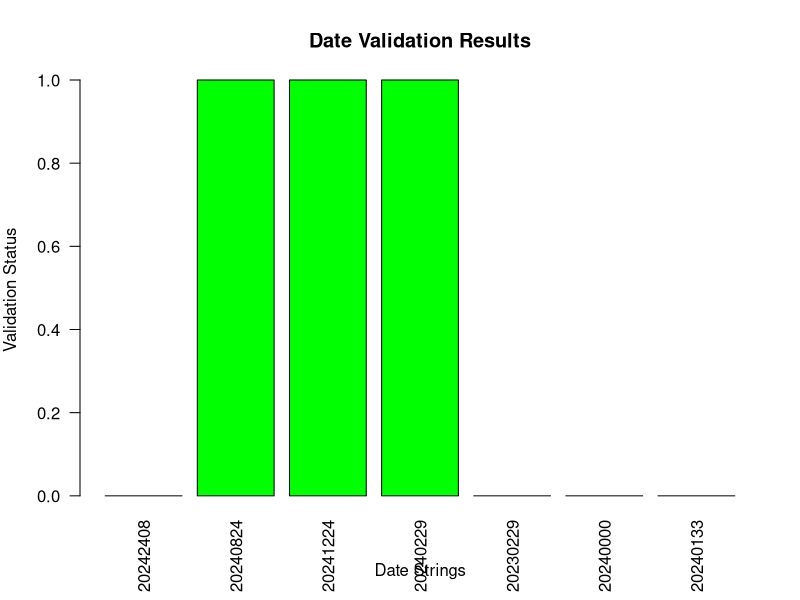
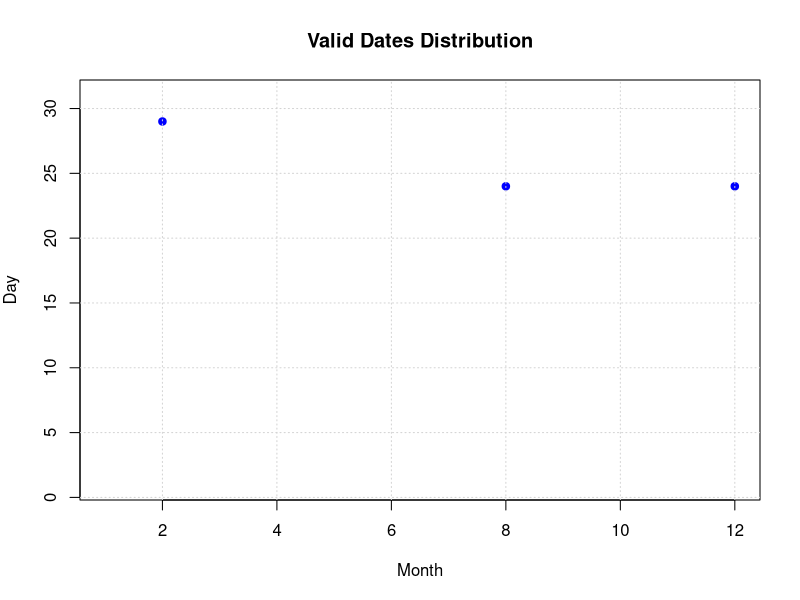
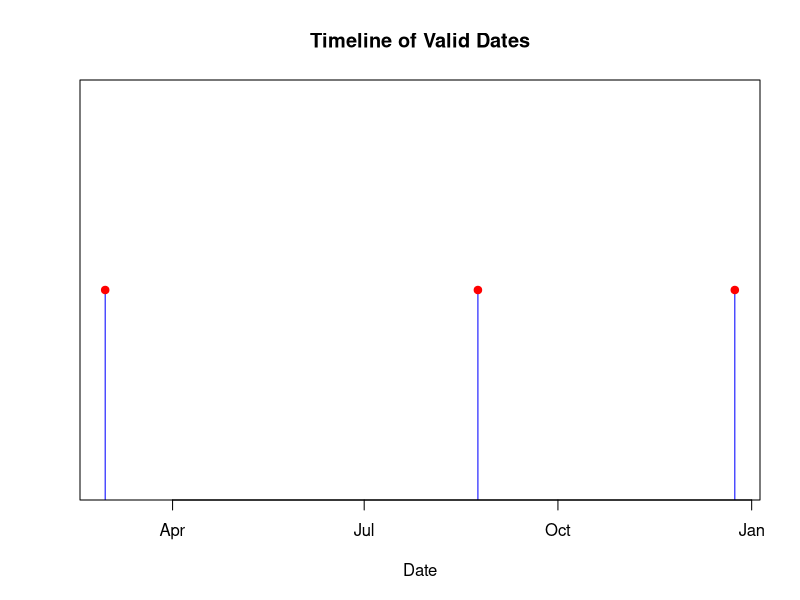

These charts were generated, in order, by the following R code:
#!/usr/bin/env Rscript

# Function to validate dates
validate_date <- function(date_str) {
  tryCatch({
    # Parse the date string (assuming YYYYMMDD format)
    year <- as.numeric(substr(date_str, 1, 4))
    month <- as.numeric(substr(date_str, 5, 6))
    day <- as.numeric(substr(date_str, 7, 8))
    
    # Create date object
    date <- as.Date(paste(year, month, day, sep = "-"))
    return(list(valid = TRUE, date = date))
  }, error = function(e) {
    return(list(valid = FALSE, date = NULL))
  })
}

# Test dates
test_dates <- c(
  "20242408",  # Specific date (YYYYMMDD)
  "20240824",  # Standard format (YYYYMMDD)
  "20241224",  # December 24, 2024
  "20240229",  # Leap year date
  "20230229",  # Invalid date (not a leap year)
  "20240000",  # Invalid date
  "20240133"   # Invalid date
)

# Create results data frame
results <- data.frame(
  date_str = test_dates,
  valid = logical(length(test_dates)),
  parsed_date = as.Date(character(length(test_dates)))
)

# Test each date
for (i in seq_along(test_dates)) {
  result <- validate_date(test_dates[i])
  results$valid[i] <- result$valid
  if (result$valid) {
    results$parsed_date[i] <- result$date
  }
}

# Print results
cat("Testing date validation:\n")
cat("=======================\n\n")
for (i in seq_along(test_dates)) {
  cat(sprintf("Testing date: %s\n", test_dates[i]))
  if (results$valid[i]) {
    cat(sprintf("  Valid: YES\n"))
    cat(sprintf("  Parsed as: %s\n", format(results$parsed_date[i], "%Y-%m-%d")))
  } else {
    cat("  Valid: NO\n")
    cat("  Error: Invalid date\n")
  }
  cat("\n")
}

# Create visualizations
# 1. Bar plot of validation results
png("date_validation_results.png", width = 800, height = 600)
par(mar = c(5, 4, 4, 2))
barplot(
  height = as.numeric(results$valid),
  names.arg = results$date_str,
  col = ifelse(results$valid, "green", "red"),
  main = "Date Validation Results",
  xlab = "Date Strings",
  ylab = "Validation Status",
  las = 2
)
dev.off()

# 2. Calendar heatmap of valid dates
if (any(results$valid)) {
  library(lubridate)
  valid_dates <- results$parsed_date[results$valid]
  
  # Create a data frame with year, month, and day
  date_df <- data.frame(
    date = valid_dates,
    year = year(valid_dates),
    month = month(valid_dates),
    day = day(valid_dates)
  )
  
  # Create a heatmap
  png("date_heatmap.png", width = 800, height = 600)
  par(mar = c(5, 4, 4, 2))
  plot(
    date_df$month,
    date_df$day,
    pch = 19,
    col = "blue",
    main = "Valid Dates Distribution",
    xlab = "Month",
    ylab = "Day",
    xlim = c(1, 12),
    ylim = c(1, 31)
  )
  grid()
  dev.off()
  
  # 3. Timeline plot
  png("date_timeline.png", width = 800, height = 400)
  par(mar = c(5, 4, 4, 2))
  plot(
    valid_dates,
    rep(1, length(valid_dates)),
    type = "h",
    col = "blue",
    main = "Timeline of Valid Dates",
    xlab = "Date",
    ylab = "",
    yaxt = "n"
  )
  points(valid_dates, rep(1, length(valid_dates)), pch = 19, col = "red")
  dev.off()
} 